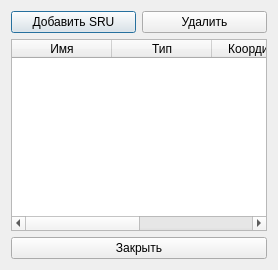
<?xml version="1.0" encoding="UTF-8"?>
<ui version="4.0">
 <class>SRUManagementForm</class>
 <widget class="QDialog" name="SRUManagementForm">
  <property name="windowTitle">
   <string>Управление поисковыми единицами (SRU)</string>
  </property>
  <layout class="QVBoxLayout" name="mainLayout">
   <item>
    <layout class="QHBoxLayout" name="topLayout">
     <item>
      <widget class="QPushButton" name="buttonAdd">
       <property name="text"><string>Добавить SRU</string></property>
      </widget>
     </item>
     <item>
      <widget class="QPushButton" name="buttonRemove">
       <property name="text"><string>Удалить</string></property>
      </widget>
     </item>
    </layout>
   </item>
   <item>
    <widget class="QTableWidget" name="tableSRUs">
     <column>
      <property name="text"><string>Имя</string></property>
     </column>
     <column>
      <property name="text"><string>Тип</string></property>
     </column>
     <column>
      <property name="text"><string>Координаты</string></property>
     </column>
     <column>
      <property name="text"><string>Статус</string></property>
     </column>
    </widget>
   </item>
   <item>
    <widget class="QPushButton" name="buttonClose">
     <property name="text"><string>Закрыть</string></property>
    </widget>
   </item>
  </layout>
 </widget>
 <resources/>
 <connections/>
</ui>
